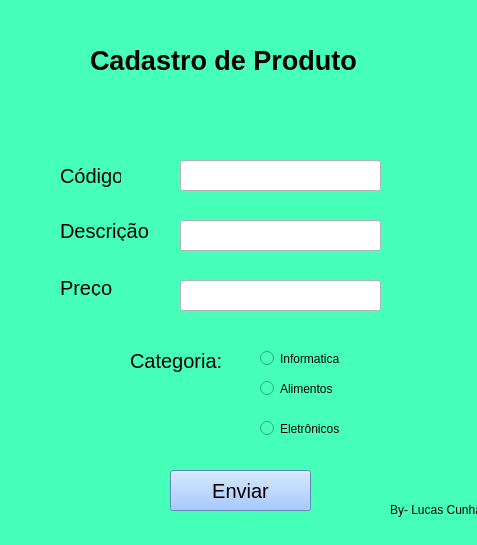
<?xml version="1.0" encoding="UTF-8"?>
<ui version="4.0">
 <class>MainWindow</class>
 <widget class="QMainWindow" name="MainWindow">
  <property name="geometry">
   <rect>
    <x>0</x>
    <y>0</y>
    <width>477</width>
    <height>545</height>
   </rect>
  </property>
  <property name="windowTitle">
   <string>MainWindow</string>
  </property>
  <property name="styleSheet">
   <string notr="true">background-color: rgb(70, 255, 184);</string>
  </property>
  <widget class="QWidget" name="centralwidget">
   <widget class="QLabel" name="label">
    <property name="geometry">
     <rect>
      <x>90</x>
      <y>40</y>
      <width>291</width>
      <height>41</height>
     </rect>
    </property>
    <property name="font">
     <font>
      <pointsize>20</pointsize>
      <weight>75</weight>
      <bold>true</bold>
     </font>
    </property>
    <property name="text">
     <string>Cadastro de Produto</string>
    </property>
   </widget>
   <widget class="QLabel" name="label_2">
    <property name="geometry">
     <rect>
      <x>60</x>
      <y>160</y>
      <width>61</width>
      <height>31</height>
     </rect>
    </property>
    <property name="font">
     <font>
      <pointsize>15</pointsize>
     </font>
    </property>
    <property name="text">
     <string>Código</string>
    </property>
   </widget>
   <widget class="QLabel" name="label_3">
    <property name="geometry">
     <rect>
      <x>60</x>
      <y>220</y>
      <width>91</width>
      <height>21</height>
     </rect>
    </property>
    <property name="font">
     <font>
      <pointsize>15</pointsize>
     </font>
    </property>
    <property name="text">
     <string>Descrição</string>
    </property>
   </widget>
   <widget class="QLabel" name="label_4">
    <property name="geometry">
     <rect>
      <x>60</x>
      <y>280</y>
      <width>61</width>
      <height>16</height>
     </rect>
    </property>
    <property name="font">
     <font>
      <pointsize>15</pointsize>
     </font>
    </property>
    <property name="text">
     <string>Preço</string>
    </property>
   </widget>
   <widget class="QLineEdit" name="lineEdit">
    <property name="geometry">
     <rect>
      <x>180</x>
      <y>160</y>
      <width>201</width>
      <height>31</height>
     </rect>
    </property>
    <property name="styleSheet">
     <string notr="true">background-color: rgb(255, 255, 255);</string>
    </property>
   </widget>
   <widget class="QLineEdit" name="lineEdit_2">
    <property name="geometry">
     <rect>
      <x>180</x>
      <y>220</y>
      <width>201</width>
      <height>31</height>
     </rect>
    </property>
    <property name="styleSheet">
     <string notr="true">background-color: rgb(255, 255, 255);</string>
    </property>
   </widget>
   <widget class="QLineEdit" name="lineEdit_3">
    <property name="geometry">
     <rect>
      <x>180</x>
      <y>280</y>
      <width>201</width>
      <height>31</height>
     </rect>
    </property>
    <property name="styleSheet">
     <string notr="true">background-color: rgb(255, 255, 255);</string>
    </property>
   </widget>
   <widget class="QRadioButton" name="radioButton">
    <property name="geometry">
     <rect>
      <x>260</x>
      <y>350</y>
      <width>82</width>
      <height>17</height>
     </rect>
    </property>
    <property name="text">
     <string>Informatica</string>
    </property>
   </widget>
   <widget class="QRadioButton" name="radioButton_2">
    <property name="geometry">
     <rect>
      <x>260</x>
      <y>380</y>
      <width>82</width>
      <height>17</height>
     </rect>
    </property>
    <property name="text">
     <string>Alimentos</string>
    </property>
   </widget>
   <widget class="QRadioButton" name="radioButton_3">
    <property name="geometry">
     <rect>
      <x>260</x>
      <y>420</y>
      <width>82</width>
      <height>17</height>
     </rect>
    </property>
    <property name="text">
     <string>Eletrônicos</string>
    </property>
   </widget>
   <widget class="QLabel" name="label_5">
    <property name="geometry">
     <rect>
      <x>130</x>
      <y>340</y>
      <width>91</width>
      <height>41</height>
     </rect>
    </property>
    <property name="font">
     <font>
      <pointsize>15</pointsize>
     </font>
    </property>
    <property name="text">
     <string>Categoria:</string>
    </property>
   </widget>
   <widget class="QPushButton" name="pushButton">
    <property name="geometry">
     <rect>
      <x>170</x>
      <y>470</y>
      <width>141</width>
      <height>41</height>
     </rect>
    </property>
    <property name="font">
     <font>
      <pointsize>15</pointsize>
     </font>
    </property>
    <property name="styleSheet">
     <string notr="true">background-color: rgb(138, 185, 255);</string>
    </property>
    <property name="text">
     <string>Enviar</string>
    </property>
   </widget>
   <widget class="QLabel" name="label_6">
    <property name="geometry">
     <rect>
      <x>390</x>
      <y>500</y>
      <width>91</width>
      <height>20</height>
     </rect>
    </property>
    <property name="text">
     <string>By- Lucas Cunha</string>
    </property>
   </widget>
  </widget>
  <widget class="QMenuBar" name="menubar">
   <property name="geometry">
    <rect>
     <x>0</x>
     <y>0</y>
     <width>477</width>
     <height>21</height>
    </rect>
   </property>
  </widget>
 </widget>
 <resources/>
 <connections/>
</ui>
